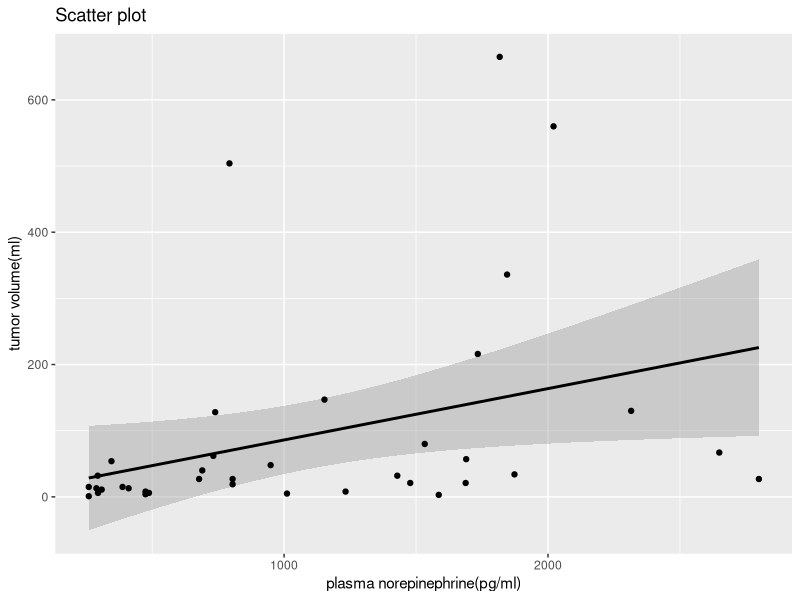
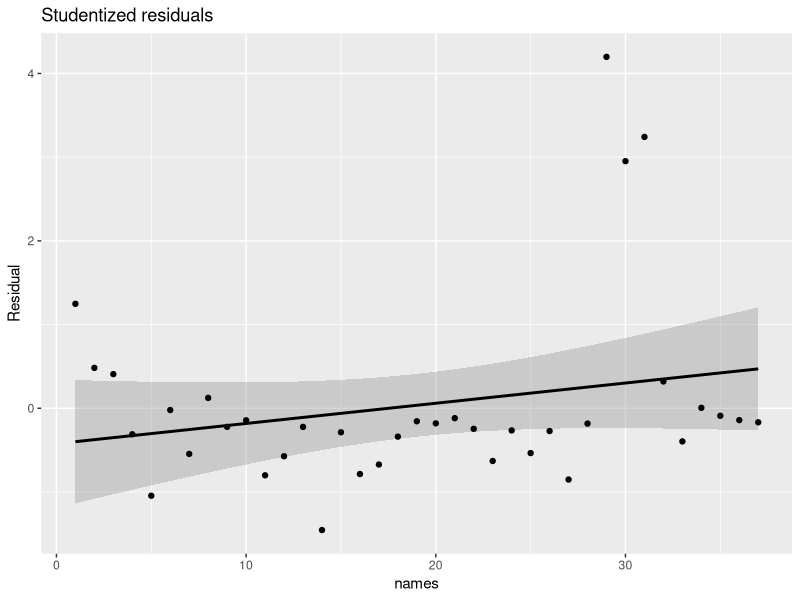
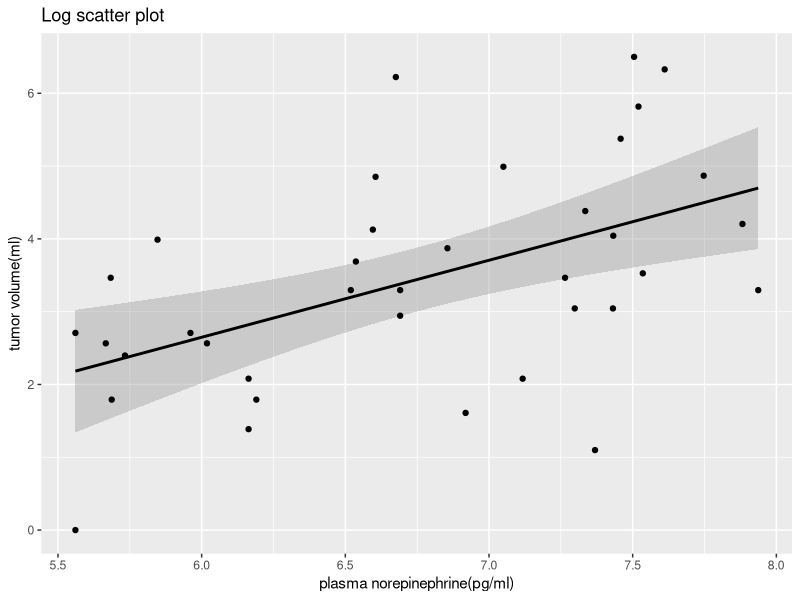
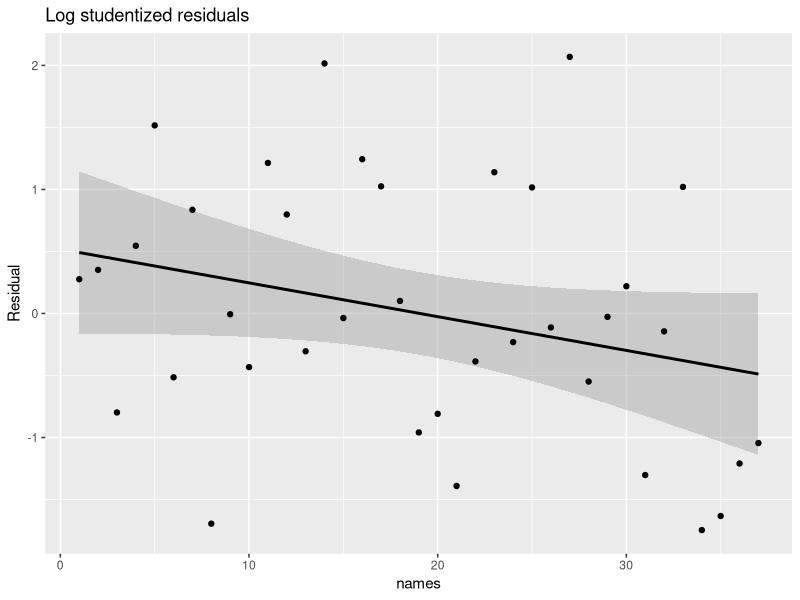

R code for these plots, in order:
# import data
data <- read.csv(file="2.ex.vonHippelLindau.csv", header=T)

# 1
colnames(data)
library(ggplot2)
pne <- data$p_ne
tumorvol <- data$tumorvol

ptum <- ggplot(data = data, aes(x = pne, y = tumorvol)) +
  geom_smooth(method = "lm", se=TRUE, 
              color="black", formula = y ~ x) +
  geom_point()+
  labs(title="Scatter plot",x="plasma norepinephrine(pg/ml)",
                y="tumor volume(ml)")
ptum

r <- cor(pne,tumorvol)
sprintf("r = %f",r)
b <- r*sd(tumorvol)/sd(pne)
sprintf("b = %f",b)

# 2
library(MASS)
model <- lm(tumorvol ~ pne, data = data)
stures <- studres(model)

names <- c(1:37)
stuframe <- data.frame(stures = stures, names = names)
stu <- ggplot(data = stuframe, aes(x = names, y = stures)) +
  geom_smooth(method = "lm", se=TRUE, 
              color="black", formula = y ~ x) +
  geom_point()+
  labs(title="Studentized residuals",x="names",
                y="Residual")
stu

# 5
pnelog <- log(pne)
tvlog <- log(tumorvol)
datalog <- data.frame(pnelog = pnelog, tvlog = tvlog)

ptum <- ggplot(data = datalog, aes(x = pnelog, y = tvlog)) +
  geom_smooth(method = "lm", se=TRUE, 
              color="black", formula = y ~ x) +
  geom_point()+
  labs(title="Log scatter plot",x="plasma norepinephrine(pg/ml)",
                y="tumor volume(ml)")
ptum

rlog <- cor(pnelog,tvlog)
sprintf("rlog = %f",rlog)
blog <- rlog*sd(tvlog)/sd(pnelog)
sprintf("blog = %f",blog)

# 6
modellog <- lm(pnelog ~ tvlog, data = datalog)
new.tvlog <- data.frame(tvlog=c(100))
predcon <- predict(modellog,newdata=new.tvlog,, interval = "confidence")
predcon
predpre <- predict(modellog,newdata=new.tvlog,, interval = "prediction")
predpre

# 7
stureslog <- studres(modellog)

stulogframe <- data.frame(stures = stureslog, names = names)
stulog <- ggplot(data = stulogframe, aes(x = names, y = stureslog)) +
  geom_smooth(method = "lm", se=TRUE, 
              color="black", formula = y ~ x) +
  geom_point()+
  labs(title="Log studentized residuals",x="names",
                y="Residual")
stulog

# 8
pnelog0 <- data$p_ne[which(data$disease == 0)]
tvlog0 <- data$tumorvol[which(data$disease == 0)]
pnelog1 <- data$p_ne[which(data$disease == 1)]
tvlog1 <- data$tumorvol[which(data$disease == 1)]
data0 <- subset(data,disease = 0)
data1 <- subset(data,disease = 1)
fit0 <- lm(tvlog0~pnelog0,data = data0)
fit1 <- lm(tvlog1~pnelog1,data = data1)
summary(fit0)
summary(fit1)

t <- abs((0.03434-0.19924)/sqrt(-0.01911^2+0.09581^2))
t
df <- 26 + 7 - 4
df
